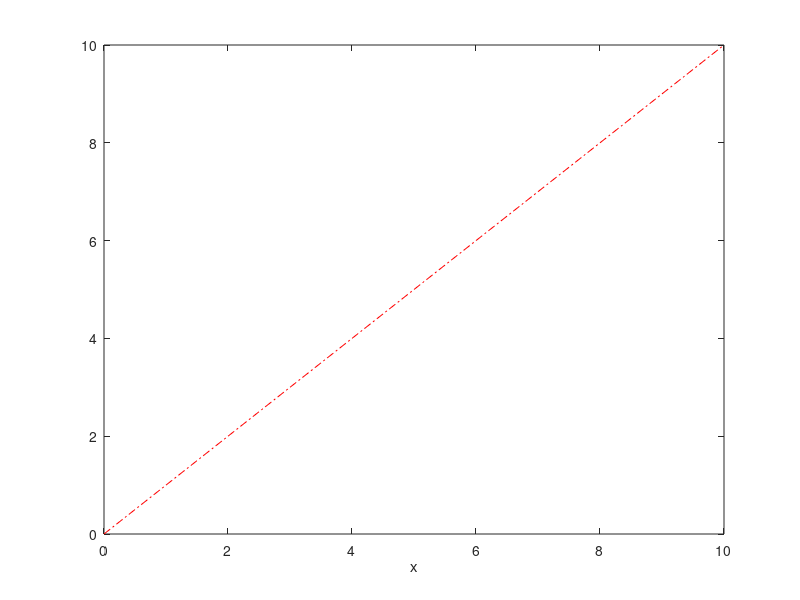

Source code (MATLAB): (Note: this script raises an error after producing the figure.)
%GRAFIKA DWUWYMIAROWA
x = 0:0.1:10 %zakres od 0 do 10
 y = x 
 plot(x,y) %rysowanie wykresa
 
%zmiana kolorow, wykresow mozliwa jest w plot:
plot(x, y, 'r-') %czerwony wykres
  plot(x, y, 'r-.') %czerwiny wykres z kropkami 
%istnieje tabelia roznych waryacje wykresow

x = [1 2 3 4]
y = [25 0 20 5]
xlabel('x')
ylable('y')
tytle('Wykres')
  
%b - blue
%g - green
%r - red
%c - cyan 
%m - magenta
%y - yellow
%k - black
%w - white

%- ciagla
%: punktowa
%-. kreskowo-punktowa
%- - kreskowa


%subplot
x = -2*pi:0.1:2*pi
k1 = 0.5;
 k2 = 1;
y1 = k1*sin(k2*x)
 y = cos(k2*x)
 subplot(2,2,1)
 plot(x,y1)
 
 subplot(2,2,2)
 plot(x,y2)
 



